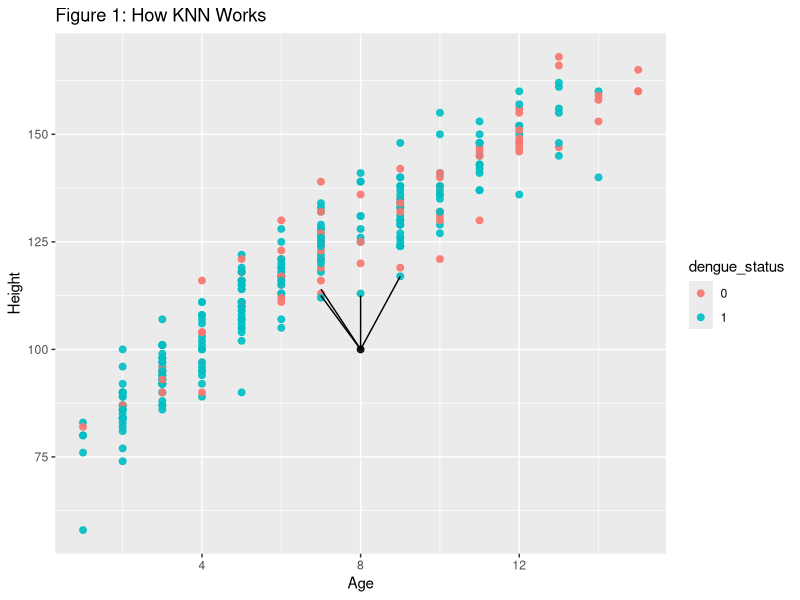
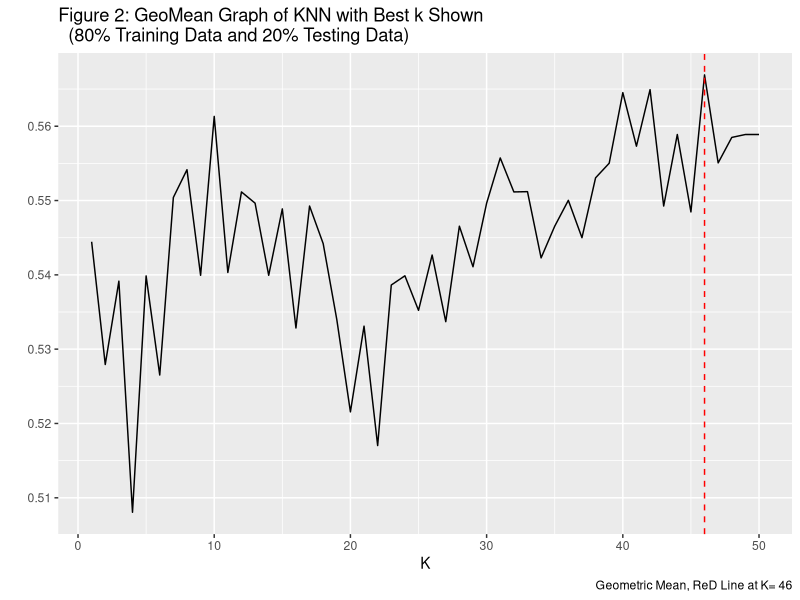
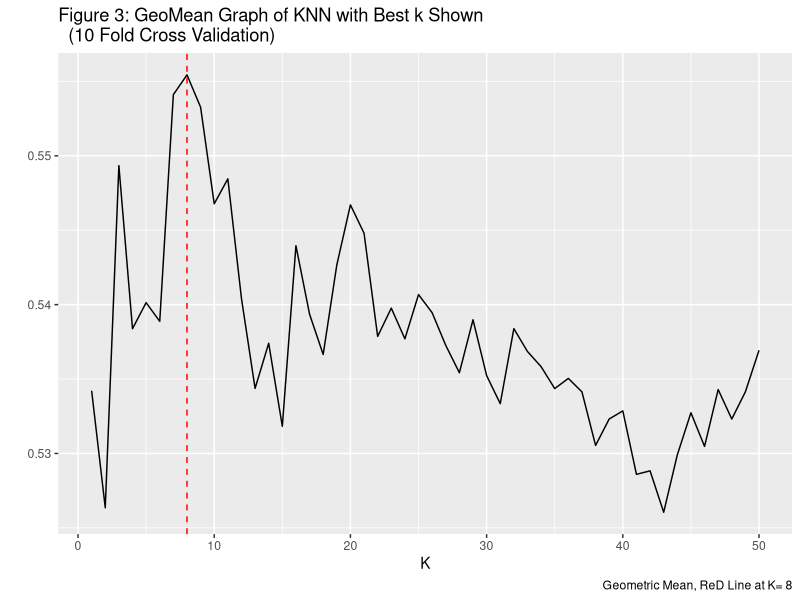
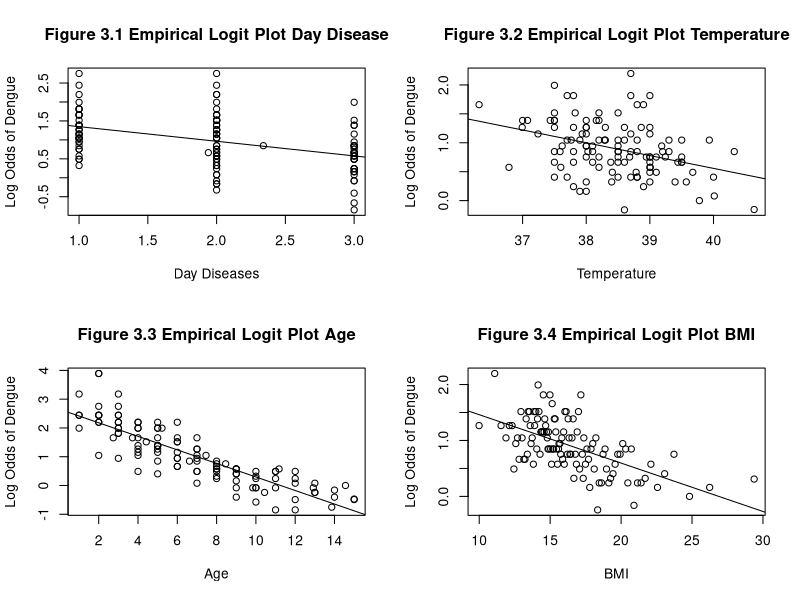
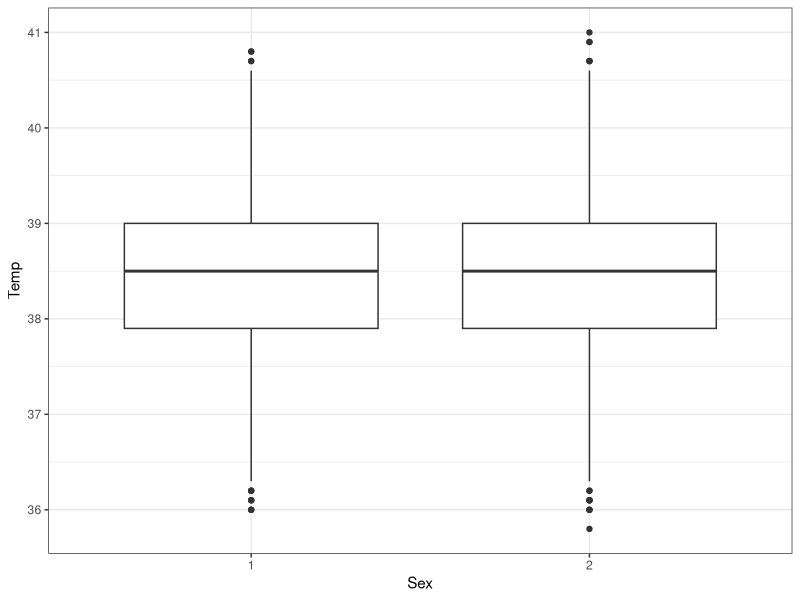
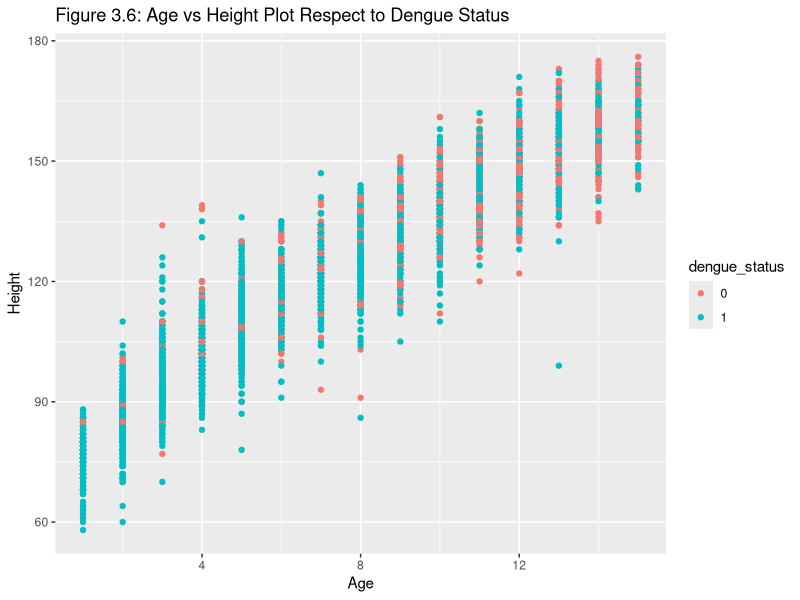

R code for these plots, in order:
## ---- chunk 1
#Load all required packages
library(ggplot2)
library(broom)
library(gridExtra)
library(dplyr)
library(class)
library(tidyverse)
library(gridExtra)
## ---- chunk 2
knitr::opts_chunk$set(echo = TRUE)
## ---- chunk 3
#Load dengue data
dengue<-read.csv("dengueData.csv")
## ---- chunk 4
#Checking if NA exists in data set
knitr::kable(sum(is.na(dengue)),col.names = "Missing Value")
## ---- chunk 5
#Take a look on data type and what the data looks like
glimpse(dengue)
## ---- chunk 6
#Create a data set for demo
knnDemo<-data.frame("dengue_status"= dengue$Y,"Age"= dengue$Age, "Height"= dengue$Height)
## ---- chunk 7
numb<-nrow(knnDemo)
#Set a seed for sampling
set.seed(363663)
#Subset a small portion of the full data set for demonstration purpose 
DemoSubsetRow<-sample(1:numb,numb*0.05,replace = FALSE)
SetForDemo<-knnDemo[DemoSubsetRow,]  
## ---- chunk 8
example_data<-data.frame("Age"= rep(NA,1),"Height"=rep(NA,1))
example_data$Age[1]<-8
example_data$Height[1]<-100

SetForDemo<-SetForDemo%>%
  mutate(dengue_status=as.character(dengue_status))
#demoTest<-example_data%>%
 # mutate(dengue_status_test=as.character(dengue_status))
ggplot()+
  geom_point(data = SetForDemo,aes(x=Age,y=Height,col=dengue_status),size=2,alpha=0.9,shape=19)+
  geom_point(data =example_data,aes(x=Age,y=Height),size=2,alpha=0.9,shape=19)+
  geom_segment(aes(x=8,xend=8,
                   y=100,yend=112.5))+
  geom_segment(aes(x=8,xend=7,
                   y=100,yend=112.5))+
  geom_segment(aes(x=8,xend=7,
                   y=100,yend=114))+
  geom_segment(aes(x=8,xend=9,
                   y=100,yend=117))+
  
  ggtitle("Figure 1: How KNN Works")
  
  
## ---- chunk 9
knnActual<-dengue
## ---- chunk 10
q<-nrow(knnActual)
#Set a seed for sampling
set.seed(363663)
manually_select<-sample(1:q,q*0.8,replace = "FALSE")
manual_train<-dengue[manually_select,]
manual_test<-dengue[-manually_select,]
storage8020<-data.frame("Predictions" = rep(NA,1146))
#Find rows with positive and negative result
    true1_split<-which(manual_test$Y == 1)
    true0_split<-which(manual_test$Y == 0)
    
#Compute the amount of rows corresponding to each result
    ntrue1_split<-length(true1_split)
    ntrue0_split<-length(true0_split)
    
storage_split<-data.frame("K"= rep(NA,50),"GeoMean"= rep(NA,50))

for(t in 1:50){
  storage_split$K[t]<-t
  k_preds_split<-knn(manual_train[,c(2,3,8,9)],manual_test[,c(2,3,8,9)],k=t,cl=manual_train$Y)
  storage8020$Predictions<-as.numeric(as.character(k_preds_split))
  
  sensitivity_split<-sum(k_preds_split[true1_split] == 1)/ntrue1_split

  specificity_split<-sum(k_preds_split[true0_split] == 0)/ntrue0_split
  storage_split$GeoMean[t]<-sqrt(sensitivity_split*specificity_split)

  

}
  
## ---- chunk 11
#Create plot to find the best k for KNN 
knnSplit<-ggplot(storage_split,aes(K,GeoMean))+
  geom_line()+
  labs(caption = paste("Geometric Mean, ReD Line at K=", which.max(storage_split$GeoMean)),title = "Figure 2: GeoMean Graph of KNN with Best k Shown
  (80% Training Data and 20% Testing Data)",y = " ")+
  geom_vline(xintercept = which.max(storage_split$GeoMean),lty = 2,col="red")
knnSplit
## ---- chunk 12
knitr::kable(table(storage8020$Predictions, manual_test$Y), caption= "Table 1: Confusion Matrix of Dengue Status Prediction(80% Training & 20% Testing ) ", col = c("Not Dengue", "Dengue"))
## ---- chunk 13
n<-nrow(knnActual)
nk<-50
storage<-data.frame("K"=rep(NA,nk),
                    "Sensitivity" = rep(NA,nk),
                    "Specificity" = rep(NA,nk),
                    "GeoMean" = rep(NA,nk))

#Set a seed for sampling and create a pool and set fold for K fold CV
set.seed(363663)
pool<-rep(1:10,573)

fold<-sample(pool,5726,replace = FALSE)

#Outer loop for increment k 
for(k in 1:nk){
  storage$K[k]<-k
  
  storage_inner<-data.frame("YHat" = rep(NA,n))
  #Inner loop for 10 fold CV
  for(i in 1:10){
    #Find data in each fold
    infold<-which(fold == i)
    
    #Create training and testing sets
    Train_Dengue<-knnActual[-infold,]
    Test_Dengue<-knnActual[infold,]
   (set.seed(363))
    #Run Knn
    k_preds<-knn(Train_Dengue[,c(2,3,8,9)],Test_Dengue[,c(2,3,8,9)],k=k,cl=Train_Dengue$Y)
    
    #store predicted result from each fold to storage_inner and obtain predictions to     the full data set 
    storage_inner$YHat[infold]<-as.numeric(as.character(k_preds))
  }
    #Find rows with positive and negative result
    true1K<-which(dengue$Y == 1)
    true0K<-which(dengue$Y == 0)
    
    #Compute the amount of rows corresponding to each result
    ntrue1K<-length(true1K)
    ntrue0K<-length(true0K)
    #Compute sensitivity and specificity, as well as GeoMetric Mean for determining the best value for k
    sensitivity<-sum(storage_inner$YHat[true1K] == 1)/ntrue1K
    storage$Sensitivity[k]<-sensitivity
    specificity<-sum(storage_inner$YHat[true0K] == 0)/ntrue0K
    storage$Specificity[k]<-specificity
    storage$GeoMean[k]<-sqrt(sensitivity*specificity)
    
    if(k==8){
      YHatOut <- storage_inner$YHat
    }
   
}

## ---- chunk 14
#Create plot to find the best k for KNN 
knnActualPlot<-ggplot(storage,aes(K,GeoMean))+
  geom_line()+
  labs(caption = paste("Geometric Mean, ReD Line at K=", which.max(storage$GeoMean)),title = "Figure 3: GeoMean Graph of KNN with Best k Shown
  (10 Fold Cross Validation)",y = " ")+
  geom_vline(xintercept = which.max(storage$GeoMean),lty = 2,col="red")
#Show Plot
knnActualPlot
## ---- chunk 15
knitr::kable(table(YHatOut, dengue$Y), caption= "Table 2: Confusion Matrix of Predicting Dengue Status (10 Fold CV & KNN with K = 8)  ", col = c("Not Dengue", "Dengue"))  
## ---- chunk 16
#Load function for empirical logit plot
emplogitPlot <- function(x, y, binsize = NULL, ci = FALSE, probit = FALSE,
prob = FALSE, main = NULL, xlab = "", ylab = "", lowess.in = FALSE){
  
  if(class(y) =="character"){
   y <- as.numeric(as.factor(y))-1
   }
  
  if (length(x) != length(y))
    stop("x and y lengths differ")
  if (any(y < 0 | y > 1))
    stop("y not between 0 and 1")
  if (length(x) < 100 & is.null(binsize))
    stop("Less than 100 observations: specify binsize manually")
  
  if (is.null(binsize)) binsize = min(round(length(x)/10), 50)
  
  if (probit){
    link = qnorm
    if (is.null(main)) main = "Empirical probits"
  } else {
    link = function(x) log(x/(1-x))
    if (is.null(main)) main = "Empirical logits"
  }
  
  sort = order(x)
  x = x[sort]
  y = y[sort]
  a = seq(1, length(x), by=binsize)
  b = c(a[-1] - 1, length(x))
  
  prob = xmean = ns = rep(0, length(a)) # ns is for CIs
  for (i in 1:length(a)){
    range = (a[i]):(b[i])
    prob[i] = mean(y[range])
    xmean[i] = mean(x[range])
    ns[i] = b[i] - a[i] + 1 # for CI 
  }
  
  extreme = (prob == 1 | prob == 0)
  prob[prob == 0] = min(prob[!extreme])
  prob[prob == 1] = max(prob[!extreme])
  
  g = link(prob) # logits (or probits if probit == TRUE)
  
  linear.fit = lm(g[!extreme] ~ xmean[!extreme])
  b0 = linear.fit$coef[1]
  b1 = linear.fit$coef[2]
  
  loess.fit = loess(g[!extreme] ~ xmean[!extreme])
  
  plot(xmean, g, main=main, xlab=xlab, ylab=ylab)
  abline(b0,b1)
  if(lowess.in ==TRUE){
  lines(loess.fit$x, loess.fit$fitted, lwd=2, lty=2)
  }
}
## ---- chunk 17
#Create a data set dedicated for checking condition and EDA
dengueForCheck<-knnActual
## ---- chunk 18
#Display 4 graphs together
op<-par(mfrow=c(2,2))

#Checking linear relationship between log odds that Y=1 and four numeric Xi
logit_DayDisease<-emplogitPlot(x=dengueForCheck$DayDisease,y=dengueForCheck$Y,xlab = "Day Diseases",ylab = "Log Odds of Dengue",main = "Figure 3.1 Empirical Logit Plot Day Disease")

logit_Temp<-emplogitPlot(x=dengueForCheck$Temp,y=dengueForCheck$Y,xlab = "Temperature",ylab = "Log Odds of Dengue",main = "Figure 3.2 Empirical Logit Plot Temperature")

logit_Age<-emplogitPlot(x=dengueForCheck$Age,y=dengueForCheck$Y,xlab = "Age",ylab = "Log Odds of Dengue",main = "Figure 3.3 Empirical Logit Plot Age")

logit_BMI<-emplogitPlot(x=dengueForCheck$BMI,y=dengueForCheck$Y,xlab = "BMI",ylab = "Log Odds of Dengue",main = "Figure 3.4 Empirical Logit Plot BMI")

## ---- chunk 19
#Convert sex from a numeric feature to categorical
dengueForCheck$Sex=as.factor(dengueForCheck$Sex)
BoxDengue<-ggplot(data=dengueForCheck,aes(x=Sex,y=Temp,fill=Temp))+
  theme_bw()+
  geom_boxplot()
BoxDengue
## ---- chunk 20
knnActual%>%
  mutate(dengue_status=as.factor(Y))%>%
  ggplot(aes(x=Age,y=Height,color=dengue_status))+
  geom_point()+
  ggtitle("Figure 3.6: Age vs Height Plot Respect to Dengue Status")
## ---- chunk 21
#Checking correlations between variable to determine multicolinearity
correlation<-cor(dengueForCheck[,c(2,8:11)])
correlation_tr<-round(correlation,3)
knitr::kable(correlation_tr)
## ---- chunk 22
#Set seed for sampling
set.seed(363663)
n<-nrow(knnActual)
storage_logistic<-data.frame("Predicted" = rep(NA,5726))

#Creating pools and set fold for K fold CV
logisticpool<-rep(1:10,573)

#Sampling for the pool, assign rows with fold number 
logisticfold<-sample(logisticpool,5726,replace = FALSE)

#Subset a data set for training logistic model
logisticTotal<-knnActual[,c(1,2,4,8,9,11,12,13,14,15)]

#Create for loop to train the model 
for(i in 1:10){
  inlogistic<-which(logisticfold==i)
  logisticTrain<-logisticTotal[-inlogistic,]
  logisticTest<-logisticTotal[inlogistic,]
  
  modelTrained<-glm(data=logisticTrain,family = binomial,Y~Sex+Vomiting+Temp+Age*Weight+BMI+Rash+Age+Weight)
  probabilities<-predict(modelTrained,newdata=logisticTest)
  predicted.Y<-ifelse(probabilities>0.5,"1","0")
  storage_logistic$Predicted[inlogistic]<-as.numeric(as.character(predicted.Y))
  
}

modelTotal<-glm(data=dengue,family = binomial,Y~Sex+Vomiting+Temp+Age*Weight+BMI+Rash+Age+Weight)
modelTotal


## ---- chunk 23
knitr::kable(table(storage_logistic$Predicted, knnActual$Y), caption= "Table 3: Confusion Matrix of Predicting Dengue Status (Logistic Regerssion & 10 Fold cv)  ", col = c("Not Dengue", "Dengue"))  
